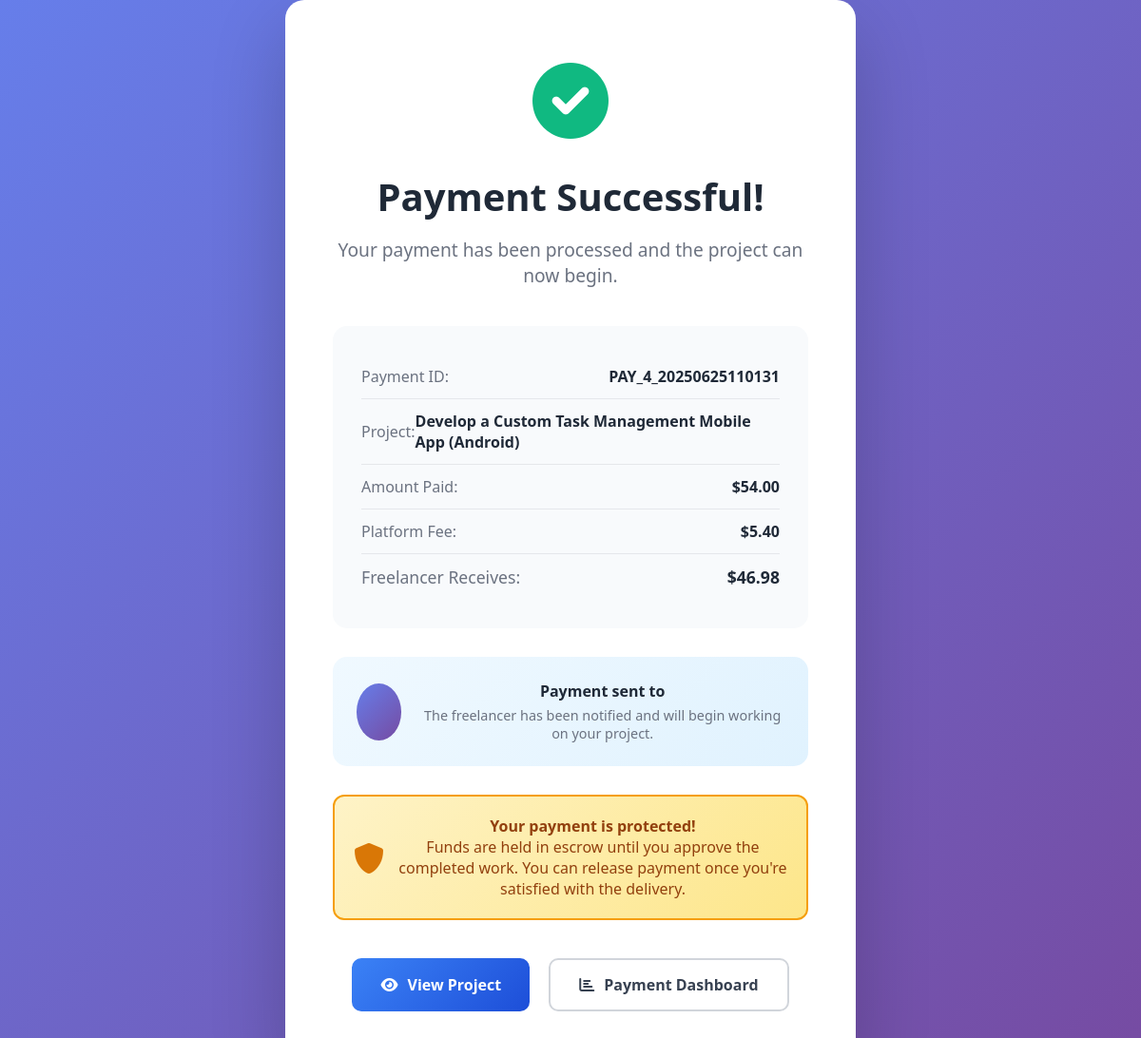
/payment/success/PAY_4_20250625110131/ (signed in), run on the app's committed database.
### Portal/models.py (models this page shows, shortened)
class Payment(models.Model):
    PAYMENT_STATUS_CHOICES = [
        ('pending', 'Pending'),
        ('completed', 'Completed'),
        ('failed', 'Failed'),
        ('refunded', 'Refunded'),
        ('disputed', 'Disputed'),
    ]
    PAYMENT_TYPE_CHOICES = [
        ('project_payment', 'Project Payment'),
        ('milestone_payment', 'Milestone Payment'),
        ('tip', 'Tip'),
        ('subscription', 'Subscription'),
    ]
    PAYMENT_METHOD_CHOICES = [
        ('stripe', 'Stripe'),
        ('paypal', 'PayPal'),
        ('apple_pay', 'Apple Pay'),
        ('google_pay', 'Google Pay'),
        ('alipay', 'Alipay'),
    ]
    payment_id = models.CharField(max_length=100, unique=True, blank=True)
    stripe_payment_intent_id = models.CharField(max_length=200, blank=True, null=True)
    stripe_checkout_session_id = models.CharField(max_length=200, blank=True, null=True)
    payment_method = models.CharField(max_length=20, choices=PAYMENT_METHOD_CHOICES, default='stripe')
    paypal_order_id = models.CharField(max_length=200, blank=True, null=True)
    paypal_payer_id = models.CharField(max_length=200, blank=True, null=True)
    paypal_transaction_id = models.CharField(max_length=200, blank=True, null=True)
    client = models.ForeignKey(CustomUser, on_delete=models.CASCADE, related_name='payments_made')
    freelancer = models.ForeignKey(CustomUser, on_delete=models.CASCADE, related_name='payments_received')
    project = models.ForeignKey(Project, on_delete=models.CASCADE, related_name='payments')
    gross_amount = models.DecimalField(max_digits=10, decimal_places=2)  # Total client pays
    platform_fee = models.DecimalField(max_digits=10, decimal_places=2, default=0)  # Our commission
    processing_fee = models.DecimalField(max_digits=10, decimal_places=2, default=0)  # Stripe fees
    net_amount = models.DecimalField(max_digits=10, decimal_places=2, default=0)  # Freelancer receives
    status = models.CharField(max_length=20, choices=PAYMENT_STATUS_CHOICES, default='pending')
    payment_type = models.CharField(max_length=20, choices=PAYMENT_TYPE_CHOICES, default='project_payment')
    escrow_held = models.BooleanField(default=True)  # Money held until work approved
    released_at = models.DateTimeField(null=True, blank=True)  # When money released to freelancer
    created_at = models.DateTimeField(auto_now_add=True)
    updated_at = models.DateTimeField(auto_now=True)
    description = models.TextField(blank=True)
    client_ip = models.GenericIPAddressField(null=True, blank=True)
    class Meta:
        ordering = ['-created_at']

class Project(models.Model):
    STATUS_CHOICES = [
        ('posted', 'Posted'),
        ('bidding', 'Receiving Bids'),
        ('hired', 'Freelancer Hired'),
        ('in_progress', 'Work in Progress'),
        ('submitted', 'Work Submitted'),
        ('revision', 'Revision Requested'),
        ('completed', 'Completed'),
        ('cancelled', 'Cancelled'),
    ]
    project_name = models.CharField(max_length=100)  # Removed unique=True
    description = models.CharField(max_length=300, default=None)
    postedOn = models.DateTimeField(auto_now_add=True)
    leader = models.ForeignKey(CustomUser, on_delete=models.CASCADE)
    isCompleted = models.BooleanField(default=False)
    deadline = models.DateField()
    task_count = models.IntegerField(default=0)
    budget_min = models.DecimalField(max_digits=10, decimal_places=2, default=0)
    budget_max = models.DecimalField(max_digits=10, decimal_places=2, default=0)
    project_type = models.CharField(max_length=20, choices=[
        ("Fixed", "Fixed Price"), ("Hourly", "Hourly Rate")
    ], default="Fixed")
    experience_level = models.CharField(max_length=20, choices=[
        ("Entry", "Entry Level"), ("Intermediate", "Intermediate"), ("Expert", "Expert")
    ], default="Intermediate")
    project_duration = models.CharField(max_length=30, choices=[
        ("Less than 1 month", "Less than 1 month"),
        ("1 to 3 months", "1 to 3 months"),
        ("3 to 6 months", "3 to 6 months"),
        ("More than 6 months", "More than 6 months")
    ], default="1 to 3 months")
    proposals_count = models.IntegerField(default=0)
    project_status = models.CharField(max_length=20, choices=STATUS_CHOICES, default='posted')

### Portal/payment_views.py (the view)
# urls.py: path('payment/success/<str:payment_id>/', payment_success, name='payment_success'),
@login_required
def payment_success(request, payment_id):
    payment = get_object_or_404(Payment, payment_id=payment_id)
    if request.user.customuser not in [payment.client, payment.freelancer]:
        messages.error(request, "Access denied.")
        return redirect('Portal:home')
    context = {
        'payment': payment,
        'project': payment.project,
        'freelancer': payment.freelancer,
        'client': payment.client,
    }
    return render(request, 'payment_success.html', context)

### Portal/templates/payment_success.html (shortened to what this page needs)
<!DOCTYPE html>
<html lang="en">
<head>
    <link href="https://cdnjs.cloudflare.com/ajax/libs/font-awesome/6.0.0/css/all.min.css" rel="stylesheet">
</head>
<body>
    <div class="success-container">
        <div class="success-icon">
            <i class="fas fa-check-circle"></i>
        </div>
        <h1 class="success-title">Payment Successful!</h1>
        <p class="success-subtitle">Your payment has been processed and the project can now begin.</p>
        <div class="payment-details">
            <div class="detail-row">
                <span class="detail-label">Payment ID:</span>
                <span class="detail-value">{{ payment.payment_id }}</span>
            </div>
            <div class="detail-row">
                <span class="detail-label">Project:</span>
                <span class="detail-value">{{ payment.project.project_name }}</span>
            </div>
            <div class="detail-row">
                <span class="detail-label">Amount Paid:</span>
                <span class="detail-value">${{ payment.gross_amount }}</span>
            </div>
            <div class="detail-row">
                <span class="detail-label">Platform Fee:</span>
                <span class="detail-value">${{ payment.platform_fee }}</span>
            </div>
            <div class="detail-row">
                <span class="detail-label">Freelancer Receives:</span>
                <span class="detail-value">${{ payment.net_amount }}</span>
            </div>
        </div>
        <div class="freelancer-info">
            <div class="freelancer-avatar">
            </div>
            <div class="freelancer-details">
                <h4>Payment sent to {{ payment.freelancer.user.get_full_name }}</h4>
                <p>The freelancer has been notified and will begin working on your project.</p>
            </div>
        </div>
        <div class="escrow-notice">
            <div class="escrow-icon">
                <i class="fas fa-shield-alt"></i>
            </div>
            <div class="escrow-text">
                <strong>Your payment is protected!</strong><br>
                Funds are held in escrow until you approve the completed work. You can release payment once you're satisfied with the delivery.
            </div>
        </div>
        <div class="action-buttons">
            <a href="{% url 'Portal:project_detail' payment.project.id %}" class="btn btn-primary">
                <i class="fas fa-eye"></i>
                View Project
            </a>
            <a href="{% url 'Portal:payment_dashboard' %}" class="btn btn-secondary">
                <i class="fas fa-chart-bar"></i>
                Payment Dashboard
            </a>
        </div>
    </div>
</body>
</html>

### Portal/templates/payment_success.html (style rules this page uses)
* { margin: 0; padding: 0; box-sizing: border-box; }
body { font-family: 'Segoe UI', Tahoma, Geneva, Verdana, sans-serif; background: linear-gradient(135deg, #667eea 0%, #764ba2 100%); min-height: 100vh; display: flex; align-items: center; justify-content: center; }
.success-container { background: white; border-radius: 20px; padding: 50px; text-align: center; box-shadow: 0 30px 80px rgba(0, 0, 0, 0.2); max-width: 600px; width: 90%; animation: slideIn 0.6s ease-out; }
.success-icon { font-size: 5rem; color: #10b981; margin-bottom: 20px; animation: bounce 1s ease-in-out; }
.success-title { font-size: 2.5rem; font-weight: 700; color: #1f2937; margin-bottom: 15px; }
.success-subtitle { font-size: 1.2rem; color: #6b7280; margin-bottom: 40px; }
.payment-details { background: #f8fafc; border-radius: 15px; padding: 30px; margin: 30px 0; text-align: left; }
.detail-row { display: flex; justify-content: space-between; align-items: center; padding: 12px 0; border-bottom: 1px solid #e5e7eb; }
.detail-row:last-child { border-bottom: none; font-weight: 700; font-size: 1.1rem; color: #059669; }
.detail-label { color: #6b7280; font-weight: 500; }
.detail-value { color: #1f2937; font-weight: 600; }
.escrow-notice { background: linear-gradient(135deg, #fef3c7 0%, #fde68a 100%); border: 2px solid #f59e0b; border-radius: 12px; padding: 20px; margin: 30px 0; display: flex; align-items: center; gap: 15px; }
.escrow-icon { font-size: 2rem; color: #d97706; }
.escrow-text { color: #92400e; font-weight: 500; }
.action-buttons { display: flex; gap: 20px; justify-content: center; margin-top: 40px; }
.btn { padding: 15px 30px; border: none; border-radius: 10px; font-weight: 600; text-decoration: none; transition: all 0.3s ease; cursor: pointer; display: inline-flex; align-items: center; gap: 10px; }
.btn-primary { background: linear-gradient(135deg, #3b82f6 0%, #1d4ed8 100%); color: white; }
.btn-secondary { background: white; color: #374151; border: 2px solid #d1d5db; }
.freelancer-info { background: linear-gradient(135deg, #f0f9ff 0%, #e0f2fe 100%); border-radius: 15px; padding: 25px; margin: 30px 0; display: flex; align-items: center; gap: 20px; }
.freelancer-avatar { width: 60px; height: 60px; border-radius: 50%; background: linear-gradient(135deg, #667eea 0%, #764ba2 100%); display: flex; align-items: center; justify-content: center; color: white; font-size: 1.5rem; font-weight: 700; }
.freelancer-details h4 { color: #1f2937; margin-bottom: 5px; }
.freelancer-details p { color: #6b7280; font-size: 0.9rem; }

### data on the page
Payment: payment_id "PAY_4_20250625110131", project.project_name "Develop a Custom Task Management Mobile App (Android)", gross_amount "54.00", platform_fee "5.40", net_amount "46.98"
